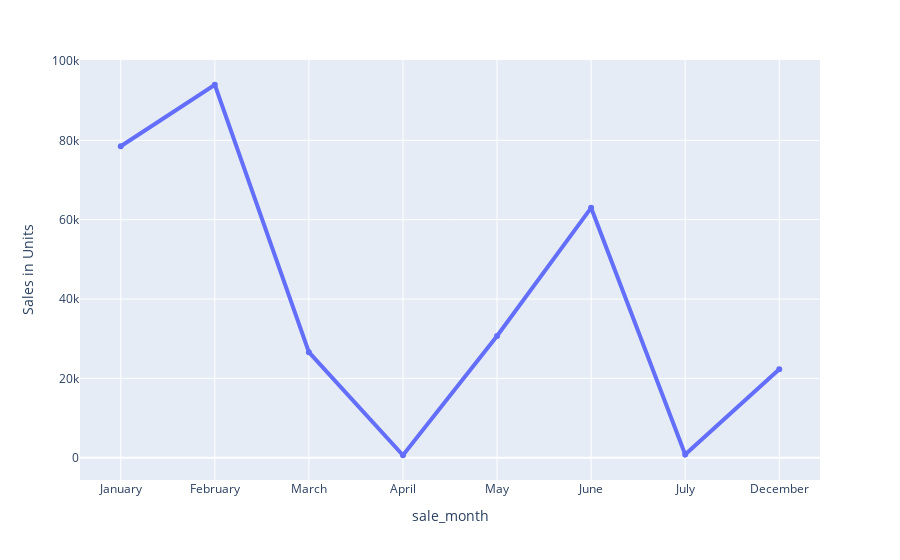

Notebook cell for this chart:
### Markdown cell above
- Here I will be using plotly to create a bar graph for us
- `fig` here is our Plotly figure object.
- `epx.bar()` is the function we will be using to plot the graph.
- `data` is the  we will be using for the figure.
- `x` - we need to specify the column we want to plot on x-axis, in this case it's `make`.
- `y` - we need to specify the column we want to plot on y-axis, in this case it's `Sales in Units`.
- `color` - is based on which the color coding will be done.
- `h` - is how we want to plot the bars. In this case h stands for horizontal
- `title` is the title of the figure.
- `labe's` - are the labels we want for each figure, in my case I have made it all caps for make and State.
- `legend_title_text` - is the title we want to set the title of the legend as.
- `width` and `height`is the pixel size of the figure. In this case 1300*1200px.

### Code cell
jsnlin = epx.line(jsndt2, x = 'sale_month', y='Sales in Units', markers=True)
jsnlin.update_traces(line={'width': 4})
jsnlin.show()

### Figure 1 — Plotly figure (JSON) as saved in the notebook; plotly's stock layout.template omitted (floating-point values rounded to 4 significant figures)
{"data": [{"hovertemplate": "sale_month=%{x}<br>Sales in Units=%{y}<extra></extra>", "legendgroup": "", "line": {"color": "#636efa", "dash": "solid", "width": 4}, "marker": {"symbol": "circle"}, "mode": "lines+markers", "name": "", "orientation": "v", "showlegend": false, "type": "scatter", "x": ["January", "February", "March", "April", "May", "June", "July", "December"], "xaxis": "x", "y": [78504, 94009, 26597, 627, 30679, 62991, 834, 22312], "yaxis": "y"}], "layout": {"autosize": true, "legend": {"tracegroupgap": 0}, "margin": {"t": 60}, "xaxis": {"anchor": "y", "autorange": true, "domain": [0, 1], "range": [-0.4236, 7.424], "title": {"text": "sale_month"}, "type": "category"}, "yaxis": {"anchor": "x", "autorange": true, "domain": [0, 1], "range": [-6603.0, 101200.0], "title": {"text": "Sales in Units"}, "type": "linear"}}}
